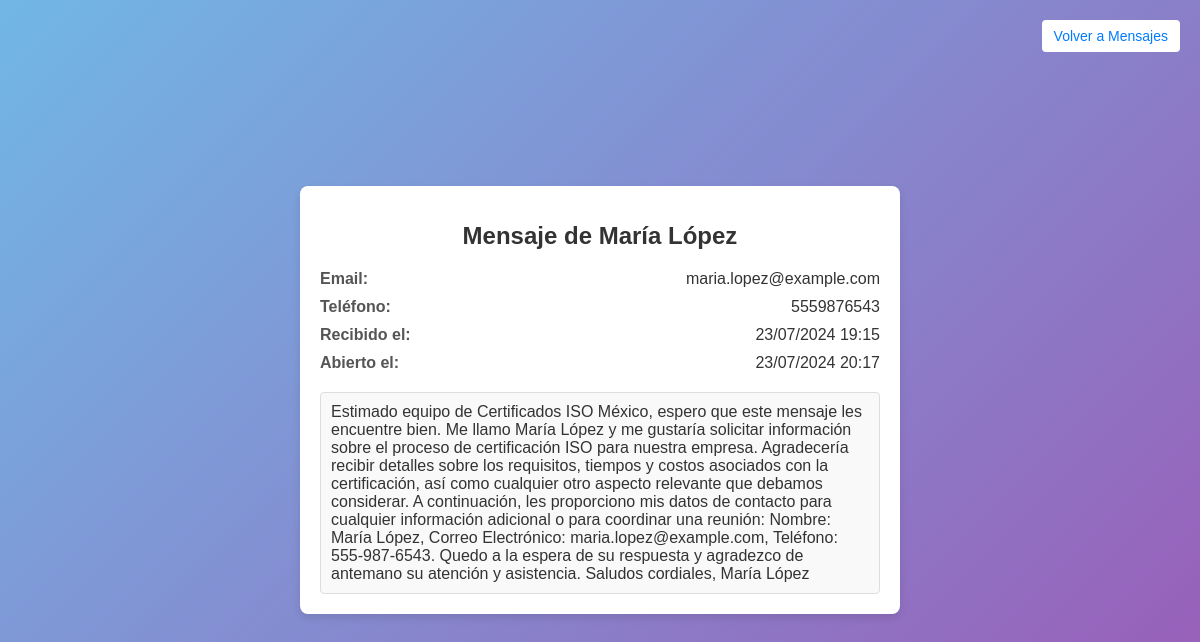
The page /message/2 (signed in) on the database its author committed.
### app.py (models this page shows)
class Message(db.Model):
    id = db.Column(db.Integer, primary_key=True)
    name = db.Column(db.String(100), nullable=False)
    email = db.Column(db.String(100), nullable=False)
    phone = db.Column(db.String(15), nullable=True)
    message = db.Column(db.Text, nullable=True)
    read = db.Column(Boolean, default=False)
    received_at = db.Column(db.DateTime, default=lambda: datetime.now(cdmx_tz))
    opened_at = db.Column(db.DateTime, nullable=True)
    __table_args__ = (db.UniqueConstraint('name', 'email', 'phone', 'message', name='unique_message_constraint'),)

### app.py (the view)
@app.route('/message/<int:message_id>')
@login_required
def view_message(message_id):
    message = Message.query.get_or_404(message_id)
    if not message.read:
        message.read = True
        message.opened_at = datetime.now(cdmx_tz)
        db.session.commit()
    return render_template('message.html', message=message)

### app.py (called while the page is built)
def login_required(f):
    @wraps(f)
    def decorated_function(*args, **kwargs):
        if not session.get('logged_in'):
            return redirect(url_for('login'))
        return f(*args, **kwargs)
    return decorated_function

### templates/message.html (shortened to what this page needs)
<!DOCTYPE html>
<html lang="es">
<head>
</head>
<body>
    <div class="container">
        <h1 class="title">Mensaje de {{ message.name }}</h1>
        <div class="message-info">
            <p><span>Email:</span> <span class="value">{{ message.email }}</span></p>
            <p><span>Teléfono:</span> <span class="value">{{ message.phone }}</span></p>
            <p><span>Recibido el:</span> <span class="value">{{ message.received_at.strftime('%d/%m/%Y %H:%M') }}</span></p>
            {% if message.opened_at %}
                <p><span>Abierto el:</span> <span class="value">{{ message.opened_at.strftime('%d/%m/%Y %H:%M') }}</span></p>
            {% endif %}
        </div>
        <div class="message-content">
            {{ message.message | replace('\n', '<br>') | safe }}
        </div>
    </div>
    <a href="{{ url_for('view_messages') }}" class="back-link mb-4">Volver a Mensajes</a>
    </body>
</html>

### templates/message.html (style rules this page uses)
body { font-family: Arial, sans-serif; display: flex; justify-content: center; align-items: center; height: 100vh; margin: 0; background: linear-gradient(135deg, #71b7e6, #9b59b6); }
.container { background-color: #ffffff; padding: 20px; border-radius: 8px; box-shadow: 0 4px 8px rgba(0, 0, 0, 0.1); max-width: 600px; width: 100%; box-sizing: border-box; position: relative; }
.title { margin-bottom: 20px; font-size: 24px; color: #333; text-align: center; }
.message-info { margin-bottom: 20px; }
.message-info p { margin: 10px 0; font-size: 16px; display: flex; justify-content: space-between; }
.message-info p span { font-weight: bold; color: #555; }
.message-info p .value { font-weight: normal; color: #333; }
.message-content { padding: 10px; background-color: #f9f9f9; border: 1px solid #ddd; border-radius: 4px; margin-top: 10px; font-size: 16px; color: #333; }
.back-link { position: absolute; top: 20px; right: 20px; padding: 8px 12px; background-color: #ffffff; color: #007BFF; text-decoration: none; border-radius: 4px; font-size: 14px; }

### rows shown on the page
Message: name "María López", email "maria.lopez@example.com", phone "5559876543", received_at "23/07/2024 19:15", opened_at "23/07/2024 20:17", message "Estimado equipo de Certificados ISO México, espero que este mensaje les encuentre bien. Me llamo María López y me gustaría solicitar información sobre el proceso de certificación ISO para nuestra empresa. Agradecería recibir detalles sobre los requisitos, tiempos y costos asociados con la certificación, así como cualquier otro aspecto relevante que debamos considerar. A continuación, les proporciono mis datos de contacto para cualquier información adicional o para coordinar una reunión: Nombre: María López, Correo Electrónico: maria.lopez@example.com, Teléfono: 555-987-6543. Quedo a la espera de su respuesta y agradezco de antemano su atención y asistencia. Saludos cordiales, María López"
